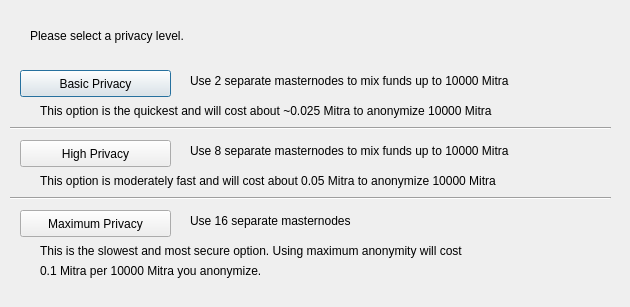
<?xml version="1.0" encoding="UTF-8"?>
<ui version="4.0">
 <class>ObfuscationConfig</class>
 <widget class="QDialog" name="ObfuscationConfig">
  <property name="geometry">
   <rect>
    <x>0</x>
    <y>0</y>
    <width>630</width>
    <height>307</height>
   </rect>
  </property>
  <property name="windowTitle">
   <string>Configure Obfuscation</string>
  </property>
  <widget class="QPushButton" name="buttonBasic">
   <property name="geometry">
    <rect>
     <x>20</x>
     <y>70</y>
     <width>151</width>
     <height>27</height>
    </rect>
   </property>
   <property name="text">
    <string>Basic Privacy</string>
   </property>
  </widget>
  <widget class="QPushButton" name="buttonHigh">
   <property name="geometry">
    <rect>
     <x>20</x>
     <y>140</y>
     <width>151</width>
     <height>27</height>
    </rect>
   </property>
   <property name="text">
    <string>High Privacy</string>
   </property>
  </widget>
  <widget class="QPushButton" name="buttonMax">
   <property name="geometry">
    <rect>
     <x>20</x>
     <y>210</y>
     <width>151</width>
     <height>27</height>
    </rect>
   </property>
   <property name="text">
    <string>Maximum Privacy</string>
   </property>
  </widget>
  <widget class="QLabel" name="label">
   <property name="geometry">
    <rect>
     <x>30</x>
     <y>20</y>
     <width>571</width>
     <height>31</height>
    </rect>
   </property>
   <property name="text">
    <string>Please select a privacy level.</string>
   </property>
  </widget>
  <widget class="QLabel" name="label_2">
   <property name="geometry">
    <rect>
     <x>190</x>
     <y>70</y>
     <width>421</width>
     <height>21</height>
    </rect>
   </property>
   <property name="text">
    <string>Use 2 separate masternodes to mix funds up to 10000 Mitra</string>
   </property>
  </widget>
  <widget class="QLabel" name="label_3">
   <property name="geometry">
    <rect>
     <x>190</x>
     <y>140</y>
     <width>411</width>
     <height>21</height>
    </rect>
   </property>
   <property name="text">
    <string>Use 8 separate masternodes to mix funds up to 10000 Mitra</string>
   </property>
  </widget>
  <widget class="QLabel" name="label_4">
   <property name="geometry">
    <rect>
     <x>190</x>
     <y>210</y>
     <width>421</width>
     <height>21</height>
    </rect>
   </property>
   <property name="text">
    <string>Use 16 separate masternodes</string>
   </property>
  </widget>
  <widget class="QLabel" name="label_6">
   <property name="geometry">
    <rect>
     <x>40</x>
     <y>100</y>
     <width>561</width>
     <height>21</height>
    </rect>
   </property>
   <property name="text">
    <string>This option is the quickest and will cost about ~0.025 Mitra to anonymize 10000 Mitra</string>
   </property>
  </widget>
  <widget class="QLabel" name="label_7">
   <property name="geometry">
    <rect>
     <x>40</x>
     <y>170</y>
     <width>561</width>
     <height>21</height>
    </rect>
   </property>
   <property name="text">
    <string>This option is moderately fast and will cost about 0.05 Mitra to anonymize 10000 Mitra</string>
   </property>
  </widget>
  <widget class="QLabel" name="label_8">
   <property name="geometry">
    <rect>
     <x>40</x>
     <y>240</y>
     <width>561</width>
     <height>21</height>
    </rect>
   </property>
   <property name="text">
    <string>This is the slowest and most secure option. Using maximum anonymity will cost</string>
   </property>
  </widget>
  <widget class="QLabel" name="label_9">
   <property name="geometry">
    <rect>
     <x>40</x>
     <y>260</y>
     <width>561</width>
     <height>21</height>
    </rect>
   </property>
   <property name="text">
    <string>0.1 Mitra per 10000 Mitra you anonymize.</string>
   </property>
  </widget>
  <widget class="Line" name="line">
   <property name="geometry">
    <rect>
     <x>10</x>
     <y>120</y>
     <width>601</width>
     <height>16</height>
    </rect>
   </property>
   <property name="orientation">
    <enum>Qt::Horizontal</enum>
   </property>
  </widget>
  <widget class="Line" name="line_2">
   <property name="geometry">
    <rect>
     <x>10</x>
     <y>190</y>
     <width>601</width>
     <height>16</height>
    </rect>
   </property>
   <property name="orientation">
    <enum>Qt::Horizontal</enum>
   </property>
  </widget>
 </widget>
 <resources/>
 <connections/>
</ui>
